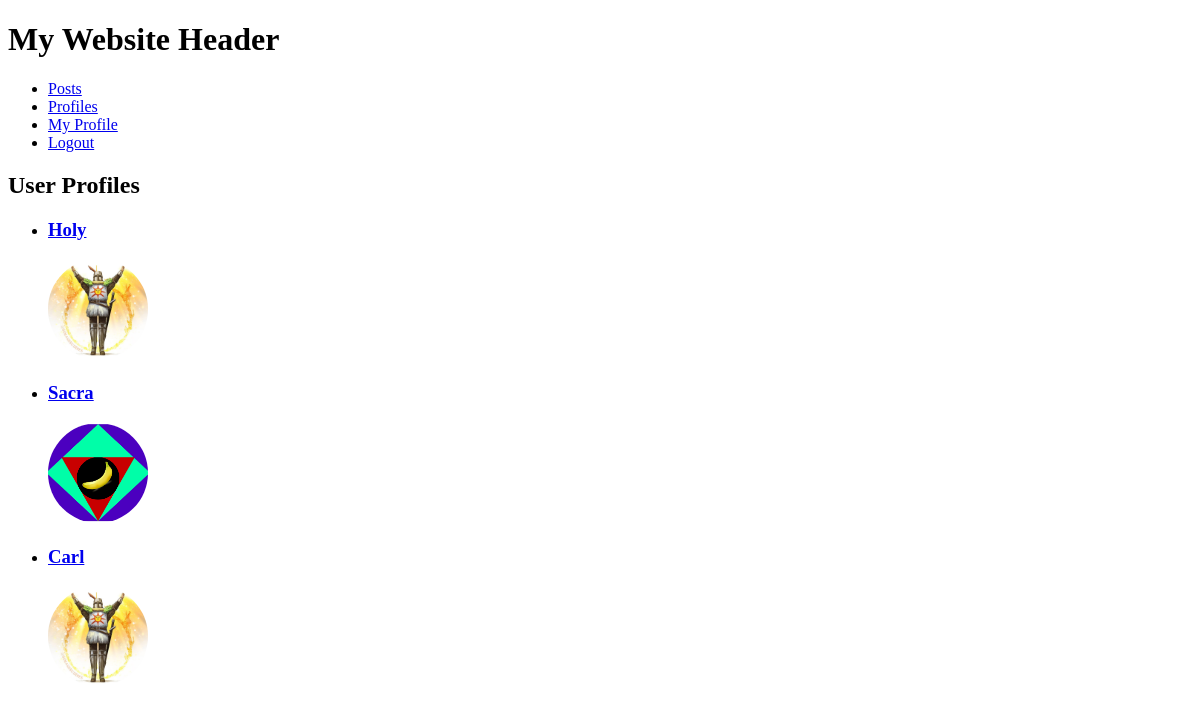
The page /users/profile/ (signed in) on the database its author committed.
### users/models.py (models this page shows, shortened)
class Profile(models.Model):
    user = models.OneToOneField(
        User,
        on_delete=models.CASCADE,
        related_name='profile'
    )
    bio = models.TextField(
        'Bio',
        blank=True,
        null=True
    )
    profile_picture = models.ImageField(
        'Profile Picture',
        upload_to='profile_pictures/',
        blank=True,
        null=False,
        default='profile_pictures/default.jpg'
    )

### users/CBV.py (the view, shortened to what this page needs)
# urls.py: path('profile/', ProfileView.as_view(), name='profile'),
class ProfileView(LoginRequiredMixin, View):
    @lru_cache(maxsize=15)
    def get(self, request, username=None):
        if username:
            profile_user = self.get_profile_user(username)
            profile = self.get_profile(profile_user)
            followers = Follow.objects.filter(following=profile_user).select_related('follower')
            is_following = Follow.objects.filter(follower=request.user, following=profile_user).exists()
            return render(request, 'profile.html', {
                'user': profile_user,
                'profile': profile,
                'followers': followers,
                'following':following,
                'is_following': is_following,
            })
        else:
            all_profiles = Profile.objects.exclude(user=request.user)
            return render(request, 'profiles.html', {
                'profiles': all_profiles,
            })

### users/templates/profiles.html (shortened to what this page needs)
{% extends 'base.html' %}
{% block content %}
    <h2>User Profiles</h2>
    <ul>
        {% for profile in profiles %}
            <li>
               <h3><a href="{% url 'profile' profile.user.username %}">{{ profile.user.username }}</a></h3>
            </li>
            {% if profile.profile_picture %}
                <img class="profile-picture" src="{{ profile.profile_picture.url }}" alt="Profile Picture">
            {% endif %}
        {% empty %}
            <p>No profiles available.</p>
        {% endfor %}
    </ul>
{% endblock %}

### users/templates/profiles.html (style rules this page uses)
.profile-picture { width: 100px; height: 100px; object-fit: cover; border-radius: 50%; }

### rows shown on the page
Profile: user.username "Holy", profile_picture (placeholder picture)
Profile: user.username "Sacra", profile_picture (picture)
Profile: user.username "Carl", profile_picture (placeholder picture)
